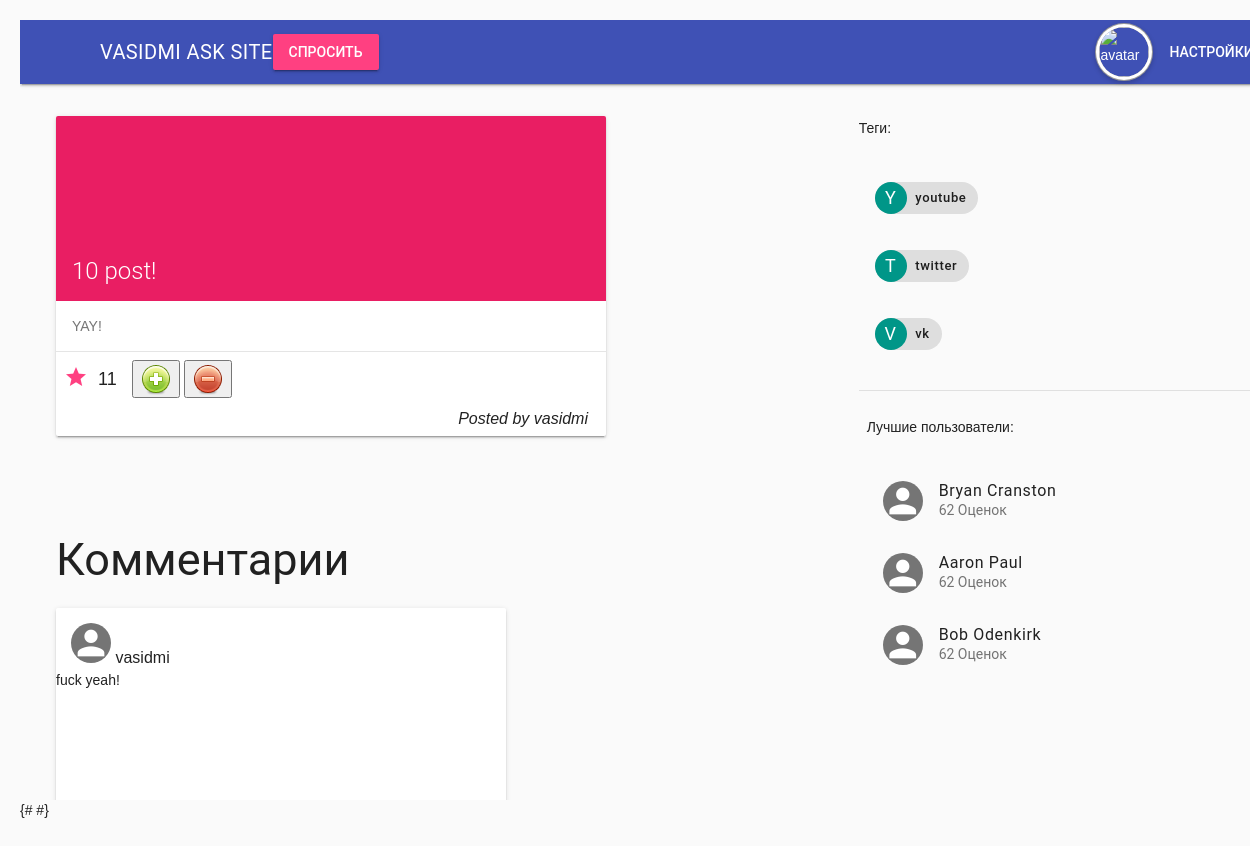
The app's page /post/10/ (signed in) with its own data.
### questions/models.py (models this page shows, shortened)
class Question(models.Model):
    class Meta:
        db_table = "questions"
    user = models.ForeignKey(User)
    title = models.CharField(max_length = 255)
    text = models.TextField()
    rating = models.IntegerField(default = 0, db_index=True)
    created = models.DateTimeField(default = datetime.datetime.now)
    tags = models.ManyToManyField(Tag)
    objects=QuestionManager()

class Answer(models.Model):
    class Meta:
        db_table = "answers"
    user = models.ForeignKey(User)
    question = models.ForeignKey(Question)
    text = models.TextField()
    created = models.DateTimeField(default = datetime.datetime.now)

class Tag(models.Model):
    class Meta:
        db_table = "tags"
    name = models.CharField(max_length = 20, unique = True)
    used = models.IntegerField(default=0)
    objects=TagManager()

### questions/models.py (the view)
# urls.py: url(r'^post/(?P<id>\d+)/$',Question.objects.getQuestionWithComments,name='post'),
    def getQuestionWithComments(self,request,id):
        post = Question.objects.all().filter(id="%s" % (id))[0]
        comments_list =  Question.objects.comments(id)
        page = request.GET.get('page')
        tags = Tag.objects.getPopularTags()
        return render(request,'questions/post_page.html',{'post':post,'paginator':PaginatorClass.paginate(comments_list,page),'tags':tags})

### questions/models.py (called while the page is built)
    def comments(self, id):
        comments = Answer.objects.all().filter(question_id = id)
        return comments

    def getPopularTags(self):
        tags = Tag.objects.all()
        return sorted(tags,key=lambda tag:tag.used, reverse=True)[0:3]

### questions/paginator.py (called while the page is built)
    def paginate(data, page):
        paginator = Paginator(data, 3)
        try:
            paginator = paginator.page(page)
        except PageNotAnInteger:
            paginator = paginator.page(1)
        except EmptyPage:
            if int(page) < 1:
                paginator = paginator.page(1)
            else:
                paginator = paginator.page(paginator.num_pages)
        return paginator

### questions/templates/questions/post_page.html (shortened to what this page needs)
<html>
<head>
  {% include 'questions/style-links.html' %}
</head>
<body>
  {% if user.is_authenticated %} {% include 'questions/header_auth.html' %} {% else %} {% include 'questions/header_not_auth.html' %} {% endif %}
  <main class="mdl-layout__content">
    <div class="page-content">
      <div class="mdl-grid">
        <div class="mdl-cell mdl-cell--8-col">
          <div>
            <p>
              <div class="demo-card-square mdl-card mdl-shadow--2dp">
                <div class="mdl-card__title mdl-card--expand">
                  <h2 class="mdl-card__title-text">{{ post.title }}</h2>
                </div>
                <div class="mdl-card__supporting-text">
                  {{ post.text }}
                </div>
                <div class="mdl-card__actions mdl-card--border">
                  <a style="float: left;margin-top: 5px" class="mdl-list__item-secondary-action"><i class="material-icons">star</i></a>
                  <p style="float: left;font-size: large;margin-top: 7px;margin-left: 10px">{{ post.rating }}</p>
                  {% if user.is_authenticated %}
                  <button style="margin-left: 15"><img src="/like.png" style="vertical-align: middle"></button>
                  <button><img src="/dislike.png" style="vertical-align: middle"></button> {% endif %}
                  <i style="float: right;margin-top: 50;margin-right: 10;">Posted by {{ post.user }}</i>
                </div>
              </div>
            </p>
          </div>
          <div>
            <h2 style="margin-left:20px;margin-top:100px">Комментарии</h2> {% include 'questions/comment.html' %}
          </div>
        </div>
        <div class="mdl-cell mdl-cell--4-col">
          <div>
            <p>
              <p>
                Теги: {% include 'questions/site_tags.html' %}
          </div>
          <div>
            <div class="mdl-card__actions mdl-card--border">
              <p>
                <p>
                  Лучшие пользователи: {% include 'questions/best_members.html' %}
            </div>
          </div>
        </div>
  </main>
</body>
<script src="/static/js/post_comment.js"></script>#}
</html>

### questions/templates/questions/comment.html (shortened to what this page needs)
{% for comment in paginator %}
<p>
  <div style="margin-left: 20px" class="comment mdl-card mdl-shadow--2dp">
    <div class="mdl-card--expand">
      <span>
  <i style="margin-top:15px; margin-left:15px" class="material-icons mdl-list__item-avatar">person</i>
  <span>{{ comment.user }}</span>
      </span>
      <p>{{ comment.text }}</p>
    </div>
  </div>
</p>
{% endfor %}

### questions/templates/questions/site_tags.html
<ul class="demo-list-item mdl-list">
  {% for tag in tags %}
  <li class="mdl-list__item">
    <span class="mdl-list__item-primary-content">
      <span class="mdl-chip mdl-chip--contact">
    <span class="mdl-chip__contact mdl-color--teal mdl-color-text--white">{{ tag.name|slice:"1"|capfirst }}</span>
    <a style="text-decoration: none;color: inherit;" href="/posts/tag/{{tag.name}}"><span class="mdl-chip__text">{{ tag.name }}</span></a>
    </span>
    </span>
  </li>
  {% endfor %}
</ul>

### questions/static/css/question.css (style rules this page uses)
.demo-card-square.mdl-card { width: 550px; height: 320px; margin-left: 20px; margin-bottom: 45px; }
.demo-card-square>.mdl-card__title { color: #fff; background: url('https://getmdl.io/assets/demos/dog.png') bottom right 15% no-repeat #E91E63; }
body { padding: 20px; background: #fafafa; position: relative; }

### questions/static/css/comment.css (style rules this page uses)
.comment.mdl-card { width: 450px; margin-left: 20px; }

### records on screen
Question: title "10 post!", text "YAY!", rating "11", user "vasidmi"
Answer: user "vasidmi", text "fuck yeah!"
Tag: name "Y", name "youtube"
Tag: name "T", name "twitter"
Tag: name "V", name "vk"
